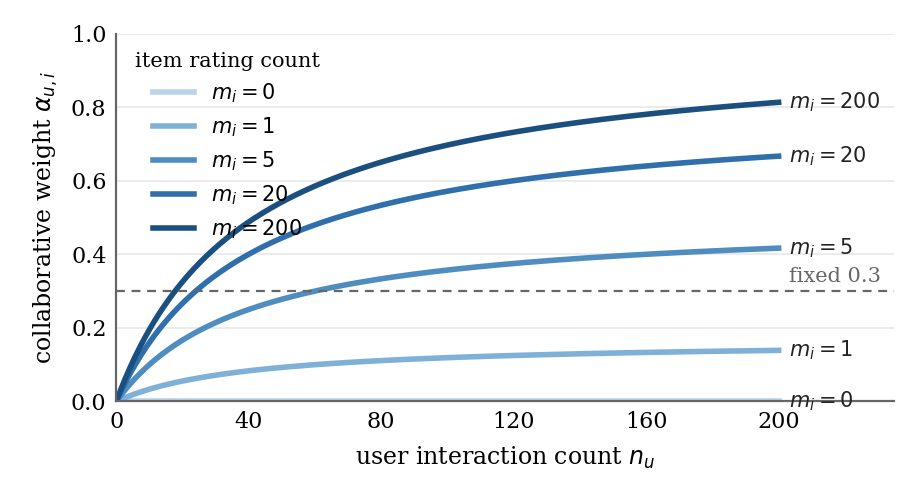

Here is the Python script that generated this plot:
# -*- coding: utf-8 -*-
"""Hinh co che: alpha = t_user * t_item theo n_u, moi duong mot muc m_i.
Hang so lay theo lua chon pho bien tren TripAdvisor: k = 40, k' = 5.
Chay:  conda run -n stayreco python paper/lncs/fig_alpha_two_sided.py
"""
import os
import numpy as np
import matplotlib
matplotlib.use("Agg")
import matplotlib.pyplot as plt

OUT = os.path.join(os.path.dirname(os.path.abspath(__file__)), "fig_alpha_two_sided")
K_USER, K_ITEM = 40.0, 5.0
INK, MUTED = "#222222", "#666666"
# mot tong mau, sang -> dam theo m_i (sequential)
RAMP = ["#b9d3ea", "#7fb0d8", "#4f8cc0", "#2f6fab", "#1b4f80"]
M_LEVELS = [0, 1, 5, 20, 200]

plt.rcParams.update({
    "font.family": "serif", "font.size": 8.5, "axes.labelsize": 8.5,
    "xtick.labelsize": 8, "ytick.labelsize": 8, "legend.fontsize": 7.5,
    "axes.spines.top": False, "axes.spines.right": False, "axes.edgecolor": MUTED,
})

n = np.linspace(0, 200, 400)
t_user = n / (n + K_USER)
fig, ax = plt.subplots(figsize=(4.6, 2.5))
for m, c in zip(M_LEVELS, RAMP):
    t_item = m / (m + K_ITEM)
    a = t_user * t_item
    ax.plot(n, a, color=c, linewidth=2.0, label=r"$m_i = %d$" % m)
    ax.text(203, a[-1], r"$m_i{=}%d$" % m, va="center", fontsize=7.5, color=INK)
ax.axhline(0.3, color=MUTED, linewidth=0.8, linestyle=(0, (4, 3)))
ax.text(203, 0.315, "fixed 0.3", va="bottom", fontsize=7.5, color=MUTED)
ax.set_xlim(0, 235); ax.set_ylim(0, 1.0)
ax.set_xticks([0, 40, 80, 120, 160, 200])
ax.set_xlabel(r"user interaction count $n_u$")
ax.set_ylabel(r"collaborative weight $\alpha_{u,i}$")
ax.yaxis.grid(True, color="#e6e8eb", linewidth=0.6); ax.set_axisbelow(True)
ax.tick_params(length=0)
ax.legend(loc="upper left", frameon=False, ncol=1, title=r"item rating count", title_fontsize=7.5)
fig.tight_layout()
fig.savefig(OUT + ".pdf"); fig.savefig(OUT + ".png", dpi=200)
print("wrote", OUT + ".pdf / .png")
